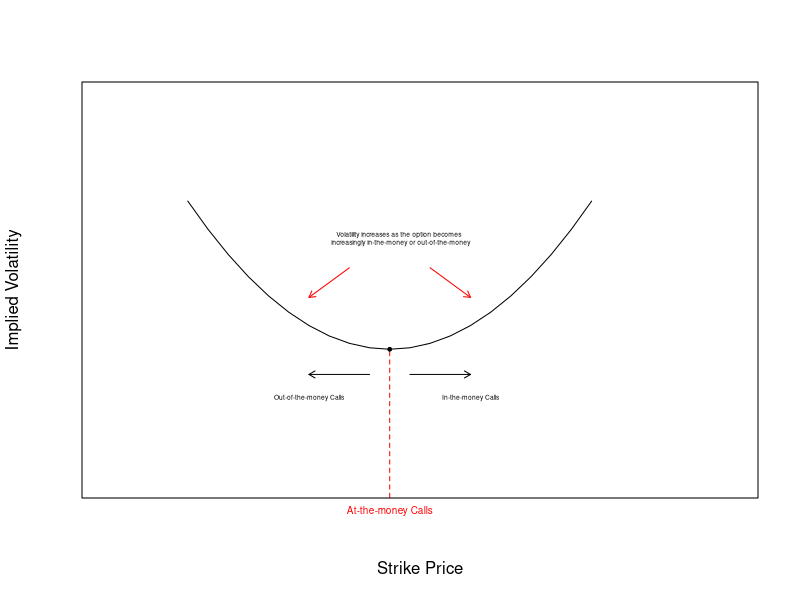

Reproduce this figure in R.
x = c(100, 81, 64, 49, 36, 25, 16,  9,  4,  1,  
      0,  1,  4,  9, 16, 25, 36, 49, 64, 81, 100)
cex = 0.4

plot(x, type='l', axes=FALSE, xlim = c(-3,28), ylim = c(-90,170), xlab = "Strike Price",
     ylab = "Implied Volatility")
segments(x0=11,y0=-100,x1=11,y1=0,lty=2, col = 'red')
mtext("At-the-money Calls", side = 1, col = 'red', cex = 0.6, lwd=10, at=11)
box()
arrows(x0=10,y0=-17,x1=7,y1=-17, col = 'black', length = 0.07)
arrows(x0=15,y0=-17,x1=12,y1=-17, col = 'black', length = 0.07, code = 1)
text("Out-of-the-money Calls", x = 7, y = -33, col = 'black', cex = cex)
text("In-the-money Calls", x = 15, y = -33, col = 'black', cex = cex)

text("Volatility increases as the option becomes \n increasingly in-the-money or out-of-the-money", x = 11.5, y = 75, col = 'black', cex = cex)
arrows(x0=9,y0=55,x1=7,y1=35, col = 'red', length = 0.07)
arrows(x0=13,y0=55,x1=15,y1=35, col = 'red', length = 0.07, code = 2)
points(x=11, y = 0, pch = 19, col = 'black', cex=0.5)
